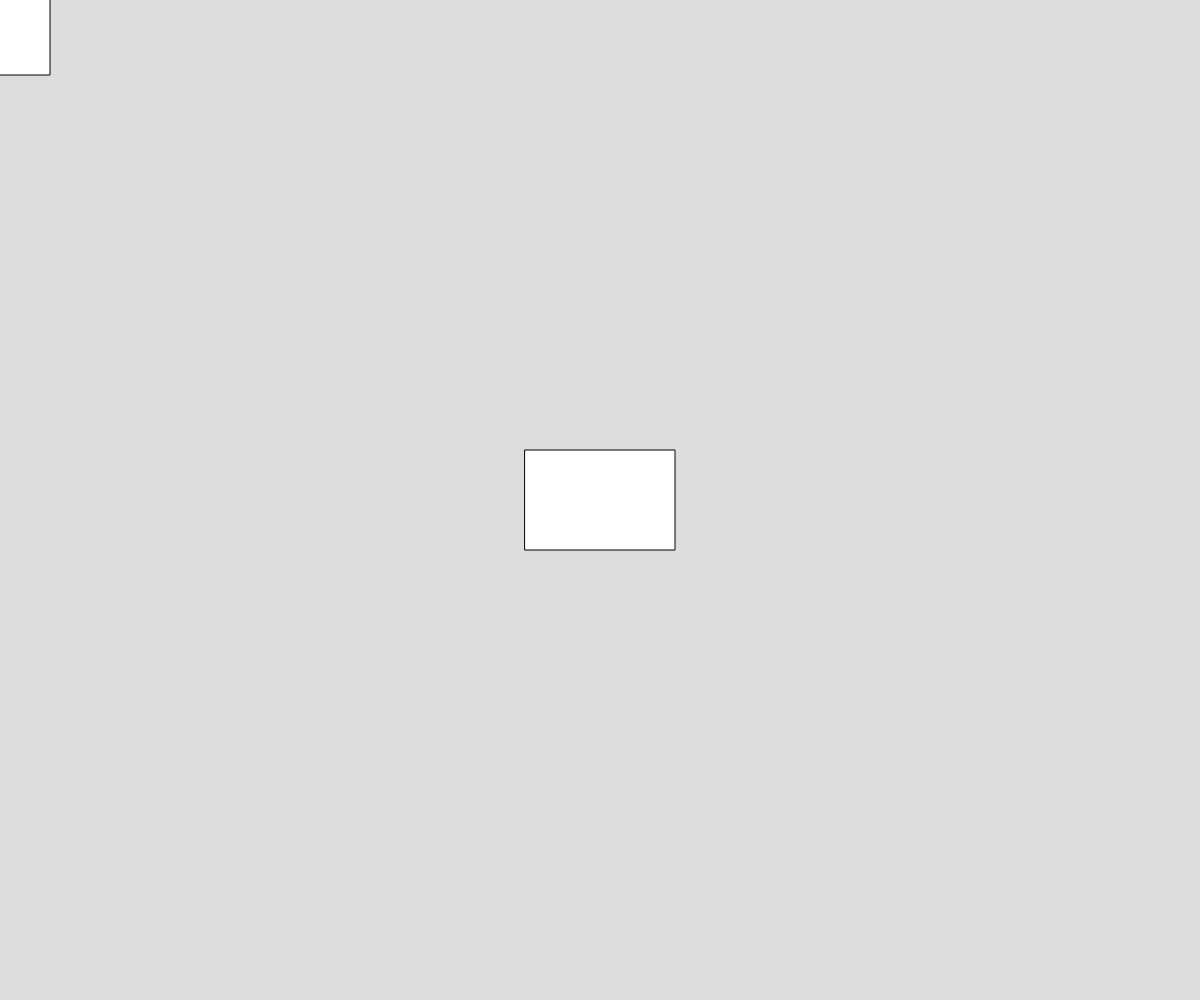
Frame 1 (no input)
Frame 60 (no input): identical to frame 1, image omitted
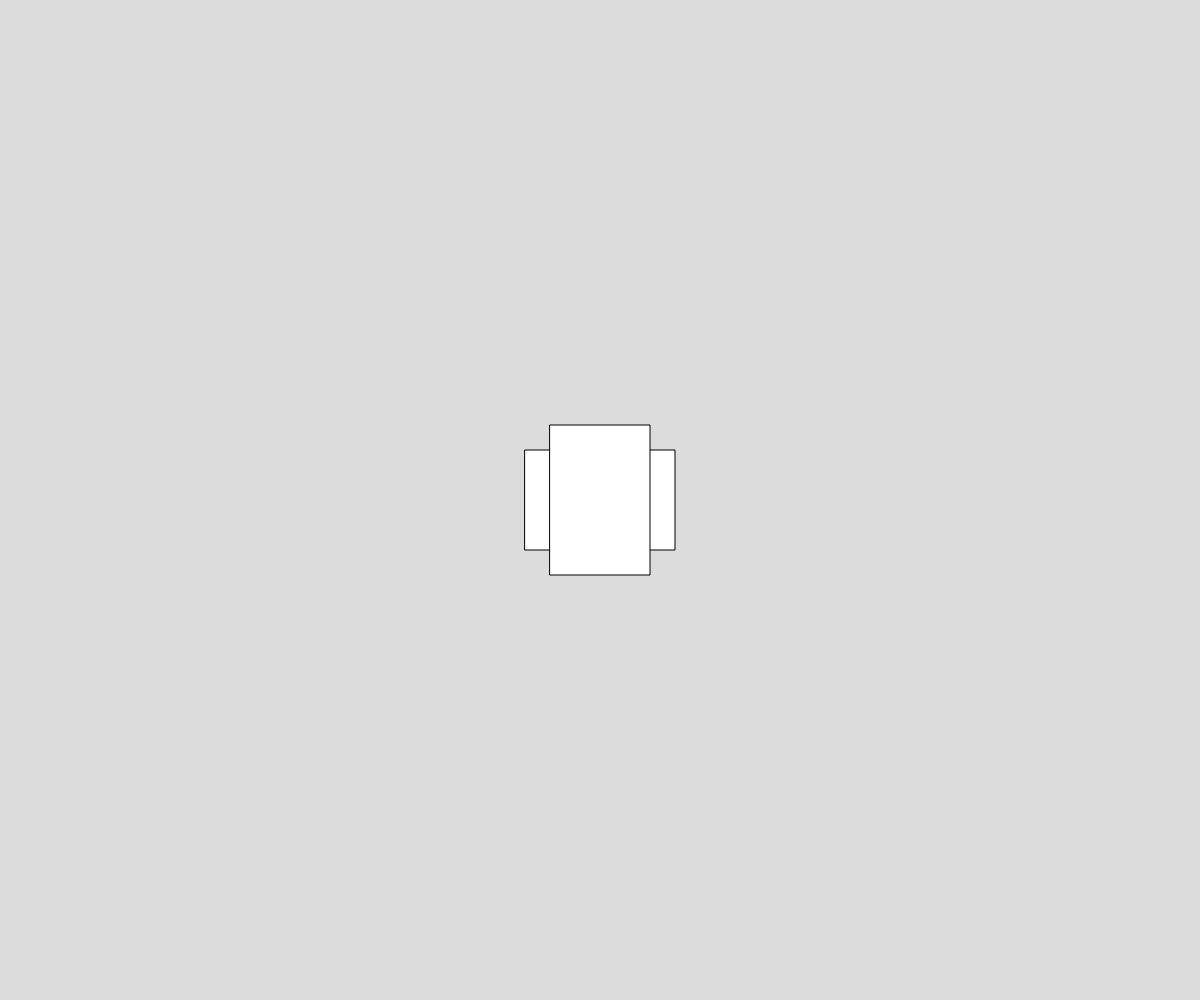
Frame 120 (the mouse pressed at the canvas centre since frame 60)

The p5.js sketch that drew these frames (run headless with seeded random() and noise() and a simulated clock; from frame 60 on, the mouse is pressed at the canvas centre):

// p5.js sketch
// ── sketch.js
function setup() {
  createCanvas(window.innerWidth, window.innerHeight);
}

window.addEventListener("resize", setup);

function collidePointRect(px, py, rx1, ry1, rx2, ry2){
  if (px >= rx1 && px <= rx1 + Math.abs(rx1 - rx2) && py >= ry1 && py <= ry1 + Math.abs(ry1 - ry2)){
    return true
  }
  else {
    return false  
  }
}

function collideRectRect(r1x1, r1y1, r1x2, r1y2, r2x1, r2y1, r2x2, r2y2){
  let points = [[r1x1, r1y1], [r1x2, r1y2], [r1x1, r1y2], [r1x2, r1y1] ]
  for (let i = 0; i < points.length; i++){
    if (collidePointRect(points[i][0], points[i][1], r2x1, r2y1, r2x2, r2y2)){
      stroke("red")
      return true
      
    }
    
    // print(collidePointRect(points[i][0], points[i][1], r2x1, r2y1, r2x2, r2y2))
    
  }
  
  points = [[r2x1, r2y1], [r2x2, r2y2], [r2x1, r2y2], [r2x2, r2y1]]
  for (let i = 0; i < points.length; i++){
    if (collidePointRect(points[i][0], points[i][1], r1x1, r1y1, r1x2, r1y2)){
       stroke("red")
      return true
    }
    // print(collidePointRect(points[i][0], points[i][1], r1x1, r1y1, r1x2, r1y2))
  }
  stroke("black")
  return false
  
  
}

function draw() {
  background(220);
  let r1x1 = mouseX - 50
  let r1y1 = mouseY - 75
  let r1x2 = mouseX + 50
  let r1y2 = mouseY + 75
  let r2x1 = window.innerWidth/2 - 75
  let r2y1 = window.innerHeight/2 - 50
  let r2x2 = window.innerWidth/2 + 75
  let r2y2 = window.innerHeight/2 + 50
  
 
  rect(r2x1, r2y1, Math.abs(r2x1 - r2x2), Math.abs(r2y1 - r2y2))
  
  rect(r1x1, r1y1, Math.abs(r1x1 - r1x2), Math.abs(r1y1 - r1y2))
  
  collideRectRect(r1x1, r1y1, r1x2, r1y2, r2x1, r2y1, r2x2, r2y2)
  
  
  
}
